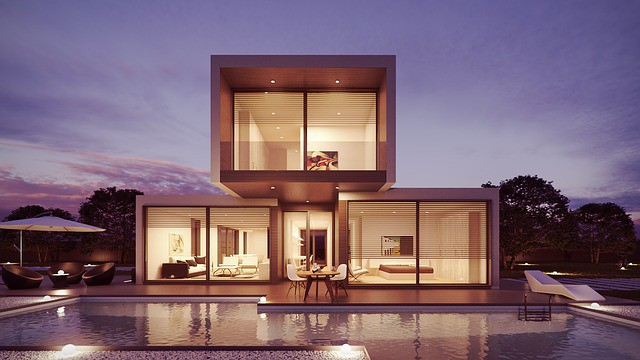
#> input picture house.jpeg, 640 x 360 px
$ python edge-detection.py
#> lines starting #> are read from the running program, lines starting #| are printed output that depends on the picture; after the words box and inside, x2 and y2 are one past the last pixel; in counts of white or black regions, pixels touching at a corner belong together
import cv2
import matplotlib.pyplot as plt
im = cv2.imread('house.jpeg')
#> im is the input picture: shape (360, 640, 3); mean B, G, R 115, 102.1, 127.1
edges = cv2.Canny(im,100,300)
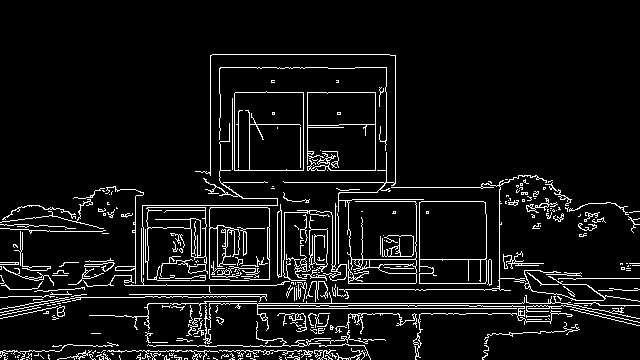
#> edges: shape (360, 640); 7.3% white in thin lines or dots, all inside (x1, y1, x2, y2) = (0, 54, 640, 360)
plt.imshow(edges)
plt.show()

$ run again, with flower.jpeg copied over house.jpeg
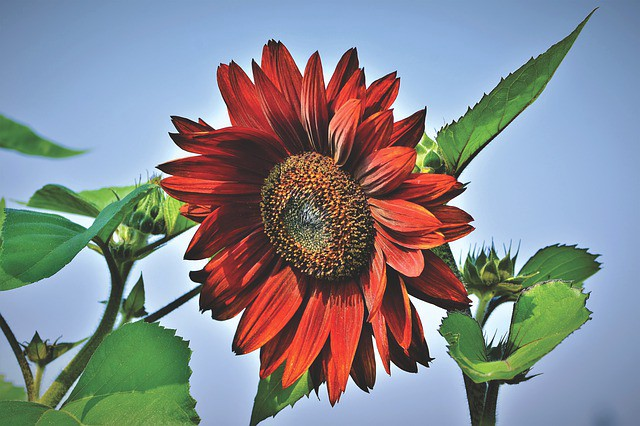
#> input picture flower.jpeg, 640 x 426 px
#> im is the input picture: shape (426, 640, 3); mean B, G, R 141.6, 136.7, 132.9
#> `edges = cv2.Canny(im,100,300)`:
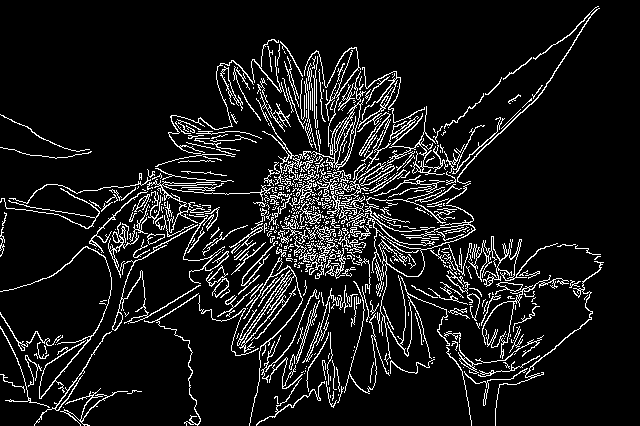
#> edges: shape (426, 640); 9.6% white in thin lines or dots
